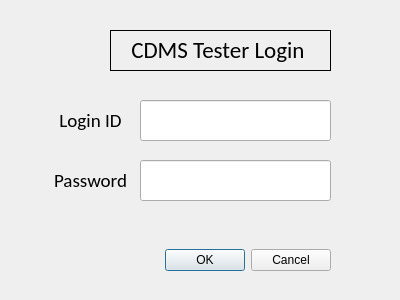
<?xml version="1.0" encoding="UTF-8"?>
<ui version="4.0">
 <class>Login</class>
 <widget class="QDialog" name="Login">
  <property name="windowModality">
   <enum>Qt::ApplicationModal</enum>
  </property>
  <property name="geometry">
   <rect>
    <x>0</x>
    <y>0</y>
    <width>400</width>
    <height>300</height>
   </rect>
  </property>
  <property name="windowTitle">
   <string>Dialog</string>
  </property>
  <widget class="QDialogButtonBox" name="buttonBox">
   <property name="geometry">
    <rect>
     <x>160</x>
     <y>240</y>
     <width>171</width>
     <height>41</height>
    </rect>
   </property>
   <property name="orientation">
    <enum>Qt::Horizontal</enum>
   </property>
   <property name="standardButtons">
    <set>QDialogButtonBox::Cancel|QDialogButtonBox::Ok</set>
   </property>
  </widget>
  <widget class="QLabel" name="label">
   <property name="geometry">
    <rect>
     <x>110</x>
     <y>30</y>
     <width>221</width>
     <height>41</height>
    </rect>
   </property>
   <property name="font">
    <font>
     <family>Calibri</family>
     <pointsize>17</pointsize>
    </font>
   </property>
   <property name="frameShape">
    <enum>QFrame::Panel</enum>
   </property>
   <property name="frameShadow">
    <enum>QFrame::Plain</enum>
   </property>
   <property name="lineWidth">
    <number>1</number>
   </property>
   <property name="text">
    <string>CDMS Tester Login </string>
   </property>
   <property name="textFormat">
    <enum>Qt::PlainText</enum>
   </property>
   <property name="alignment">
    <set>Qt::AlignCenter</set>
   </property>
  </widget>
  <widget class="QLabel" name="label_2">
   <property name="geometry">
    <rect>
     <x>50</x>
     <y>100</y>
     <width>81</width>
     <height>41</height>
    </rect>
   </property>
   <property name="font">
    <font>
     <family>Calibri</family>
     <pointsize>14</pointsize>
    </font>
   </property>
   <property name="frameShape">
    <enum>QFrame::NoFrame</enum>
   </property>
   <property name="frameShadow">
    <enum>QFrame::Plain</enum>
   </property>
   <property name="lineWidth">
    <number>1</number>
   </property>
   <property name="text">
    <string>Login ID</string>
   </property>
   <property name="textFormat">
    <enum>Qt::PlainText</enum>
   </property>
   <property name="alignment">
    <set>Qt::AlignCenter</set>
   </property>
  </widget>
  <widget class="QLabel" name="label_3">
   <property name="geometry">
    <rect>
     <x>50</x>
     <y>160</y>
     <width>81</width>
     <height>41</height>
    </rect>
   </property>
   <property name="font">
    <font>
     <family>Calibri</family>
     <pointsize>14</pointsize>
    </font>
   </property>
   <property name="frameShape">
    <enum>QFrame::NoFrame</enum>
   </property>
   <property name="frameShadow">
    <enum>QFrame::Plain</enum>
   </property>
   <property name="lineWidth">
    <number>1</number>
   </property>
   <property name="text">
    <string>Password</string>
   </property>
   <property name="textFormat">
    <enum>Qt::PlainText</enum>
   </property>
   <property name="alignment">
    <set>Qt::AlignCenter</set>
   </property>
  </widget>
  <widget class="QLineEdit" name="login">
   <property name="geometry">
    <rect>
     <x>140</x>
     <y>100</y>
     <width>191</width>
     <height>41</height>
    </rect>
   </property>
   <property name="font">
    <font>
     <family>Calibri</family>
     <pointsize>14</pointsize>
    </font>
   </property>
  </widget>
  <widget class="QLineEdit" name="passwd">
   <property name="geometry">
    <rect>
     <x>140</x>
     <y>160</y>
     <width>191</width>
     <height>41</height>
    </rect>
   </property>
   <property name="font">
    <font>
     <family>Calibri</family>
     <pointsize>14</pointsize>
    </font>
   </property>
   <property name="echoMode">
    <enum>QLineEdit::Password</enum>
   </property>
  </widget>
 </widget>
 <resources/>
 <connections>
  <connection>
   <sender>buttonBox</sender>
   <signal>accepted()</signal>
   <receiver>Login</receiver>
   <slot>accept()</slot>
   <hints>
    <hint type="sourcelabel">
     <x>324</x>
     <y>256</y>
    </hint>
    <hint type="destinationlabel">
     <x>371</x>
     <y>206</y>
    </hint>
   </hints>
  </connection>
  <connection>
   <sender>buttonBox</sender>
   <signal>rejected()</signal>
   <receiver>Login</receiver>
   <slot>close()</slot>
   <hints>
    <hint type="sourcelabel">
     <x>246</x>
     <y>256</y>
    </hint>
    <hint type="destinationlabel">
     <x>104</x>
     <y>209</y>
    </hint>
   </hints>
  </connection>
 </connections>
</ui>
